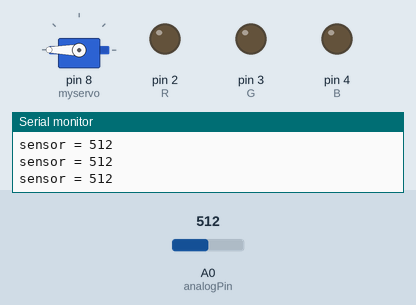
Simulated run of this sketch. Board: Arduino Uno, built with avr-gcc and run on an emulated ATmega328P. Shown: servo, output pins drawn as LEDs (lit = HIGH), the last lines printed to the serial monitor. The inputs (shaded band) are chosen by the test bench; at power-on: A0 (analogPin) = 512.

Above: at 1.2 s.
1.3 s: A0 (analogPin) set to 330
At 2.6 s:
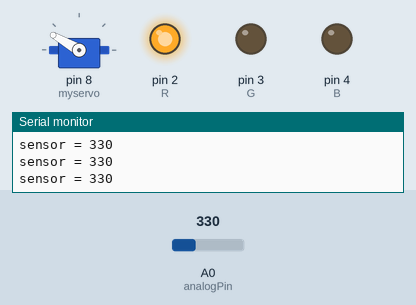
2.9 s: A0 (analogPin) set to 250
At 4.2 s:
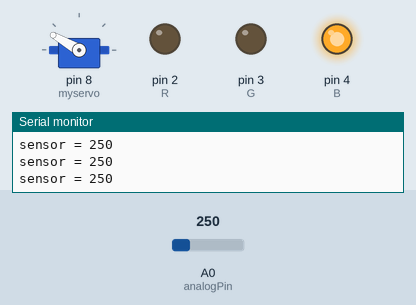
4.5 s: A0 (analogPin) set to 270
At 5.6 s:
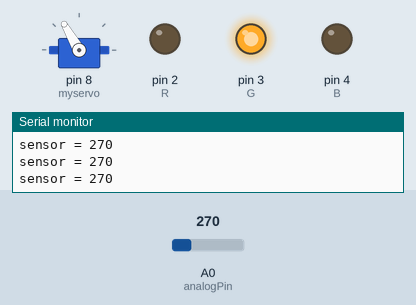
6.1 s: A0 (analogPin) set to 210
At 7.1 s:
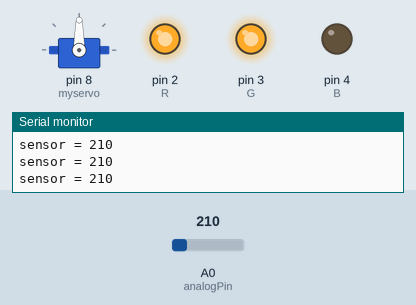
7.7 s: A0 (analogPin) set to 230
At 8.6 s:
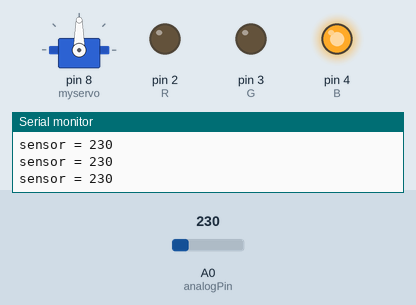
9.3 s: A0 (analogPin) set to 306
At 10.0 s:
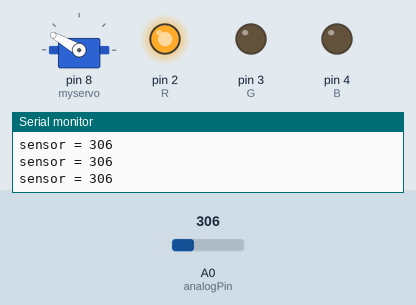
Timing chart, 0 to 11.9 s (numbered marks = the images above; inputs shaded):
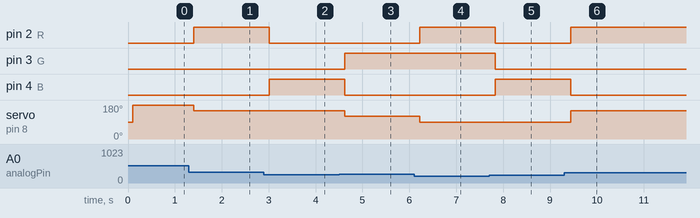

The sketch:

Nov21_photocellServo_V0.ino
```cpp
#include <Servo.h>

Servo myservo;

const int analogPin = A0;
int sensorValue = 0;

  char R = 2;
  char G = 3;
  char B = 4;

void setup() {
  Serial.begin(9600);

  pinMode(A0, INPUT);

  pinMode(R, OUTPUT);
  pinMode(G, OUTPUT);
  pinMode(B, OUTPUT);

  myservo.attach(8);

}

void loop() {
  sensorValue = analogRead(analogPin);
  Serial.print("sensor = ");
  Serial.println(sensorValue);
  delay(100);

  if(sensorValue > 340 ){
    digitalWrite(R, LOW);
    digitalWrite(G, LOW);
    digitalWrite(B, LOW);

    myservo.write(180);
  }
  else if(sensorValue > 300 ){
    digitalWrite(R, HIGH);
    digitalWrite(G, LOW);
    digitalWrite(B, LOW);

    myservo.write(150);
  }
  else if(sensorValue > 260 ){
    digitalWrite(R, LOW);
    digitalWrite(G, HIGH);
    digitalWrite(B, LOW);

    myservo.write(120);
  }
  else if(sensorValue > 220){
    digitalWrite(R, LOW);
    digitalWrite(G, LOW);
    digitalWrite(B, HIGH);
  }
    else if(sensorValue > 180){
    digitalWrite(R, HIGH);
    digitalWrite(G, HIGH);
    digitalWrite(B, LOW);

    myservo.write(90);
  }
    else if(sensorValue > 140){
    digitalWrite(R, LOW);
    digitalWrite(G, HIGH);
    digitalWrite(B, HIGH);

    myservo.write(60);
  }
    else if(sensorValue > 80){
    digitalWrite(R, HIGH);
    digitalWrite(G, LOW);
    digitalWrite(B, HIGH);

    myservo.write(30);
  }
  else{
    digitalWrite(R, HIGH);
    digitalWrite(G, HIGH);
    digitalWrite(B, HIGH);

    myservo.write(0);
  }


}
```

Measured:
- after the input at 1.3 s, pin 2 (R): LOW → HIGH after 0.11 s; servo on pin 8 (myservo): 180° → 150° after 0.11 s
- after the input at 2.9 s, pin 2 (R): HIGH → LOW after 0.11 s; pin 4 (B): LOW → HIGH after 0.11 s
- after the input at 4.5 s, pin 3 (G): LOW → HIGH after 0.12 s; pin 4 (B): HIGH → LOW after 0.12 s; servo on pin 8 (myservo): 150° → 120° after 0.12 s
- after the input at 6.1 s, pin 2 (R): LOW → HIGH after 0.13 s; servo on pin 8 (myservo): 120° → 90° after 0.13 s
- after the input at 7.7 s, pin 2 (R), pin 3 (G): HIGH → LOW after 0.13 s; pin 4 (B): LOW → HIGH after 0.13 s
- after the input at 9.3 s, pin 2 (R): LOW → HIGH after 0.14 s; pin 4 (B): HIGH → LOW after 0.14 s; servo on pin 8 (myservo): 90° → 150° after 0.14 s
